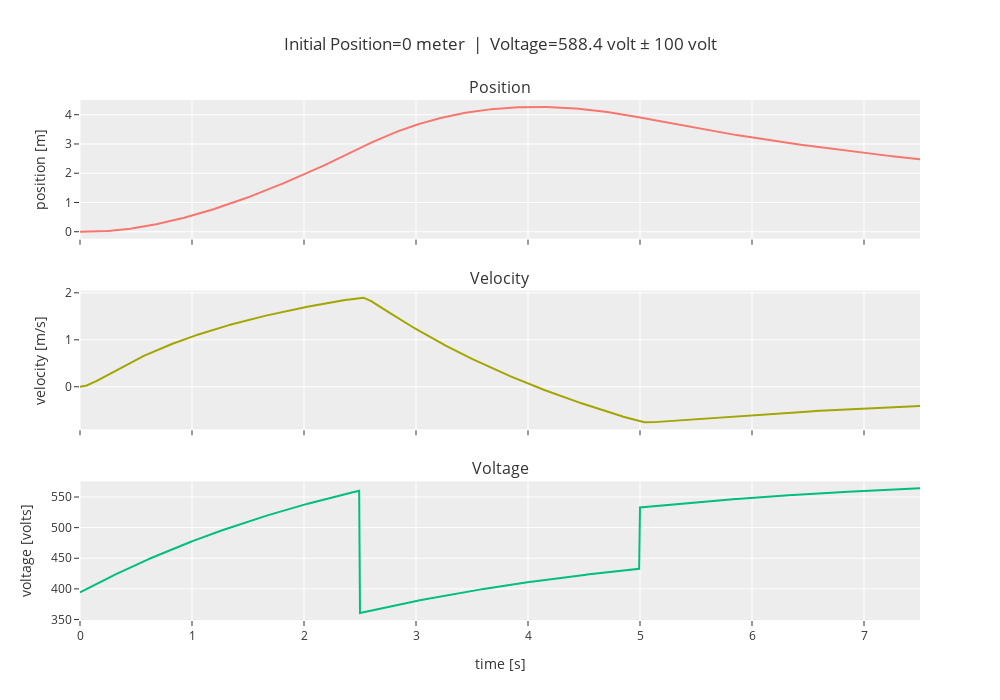

The code cell stored with this chart in its notebook:
### Markdown cell above
### $x = 0$

### Code cell
nonlinear_analysis(0, doublet_magnitude=100)

### Figure 1 — Plotly figure (JSON) as saved in the notebook; plotly's stock layout.template omitted (floating-point values rounded to 4 significant figures; data arrays with more than 128 entries replaced by an {"elided": "..."} marker saying what was removed)
{"data": [{"type": "scatter", "x": {"elided": "752 float values"}, "xaxis": "x", "y": {"elided": "752 float values"}, "yaxis": "y"}, {"type": "scatter", "x": {"elided": "752 float values"}, "xaxis": "x2", "y": {"elided": "752 float values"}, "yaxis": "y2"}, {"type": "scatter", "x": {"elided": "1000 float values"}, "xaxis": "x3", "y": {"elided": "1000 float values"}, "yaxis": "y3"}], "layout": {"annotations": [{"font": {"size": 16}, "showarrow": false, "text": "Position", "x": 0.5, "xanchor": "center", "xref": "paper", "y": 1, "yanchor": "bottom", "yref": "paper"}, {"font": {"size": 16}, "showarrow": false, "text": "Velocity", "x": 0.5, "xanchor": "center", "xref": "paper", "y": 0.6333, "yanchor": "bottom", "yref": "paper"}, {"font": {"size": 16}, "showarrow": false, "text": "Voltage", "x": 0.5, "xanchor": "center", "xref": "paper", "y": 0.2667, "yanchor": "bottom", "yref": "paper"}], "height": 700, "showlegend": false, "title": {"text": "Initial Position=0 meter  |  Voltage=588.4 volt ± 100 volt"}, "width": 1000, "xaxis": {"anchor": "y", "domain": [0, 1], "matches": "x3", "showticklabels": false}, "xaxis2": {"anchor": "y2", "domain": [0, 1], "matches": "x3", "showticklabels": false}, "xaxis3": {"anchor": "y3", "domain": [0, 1], "title": {"text": "time [s]"}}, "yaxis": {"anchor": "x", "domain": [0.7333, 1], "title": {"text": "position [m]"}}, "yaxis2": {"anchor": "x2", "domain": [0.3667, 0.6333], "title": {"text": "velocity [m/s]"}}, "yaxis3": {"anchor": "x3", "domain": [0, 0.2667], "title": {"text": "voltage [volts]"}}}}
